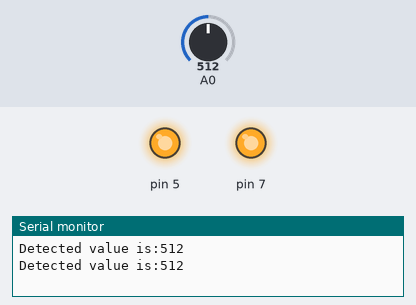
This sketch was run on a simulated Arduino Uno, built with avr-gcc and run on an emulated ATmega328P. Parts: output pins drawn as LEDs (lit = HIGH), the last lines printed to the serial monitor. Inputs (shaded band) come from the test bench; at power-on: A0 = 512.

Above: at 1.8 s.
1.9 s: A0 set to 468
3.4 s: A0 set to 435
At 4.5 s:
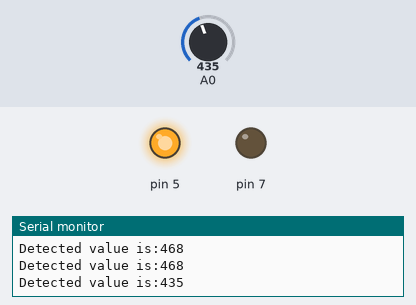
5.5 s: A0 set to 413
7.2 s: A0 set to 383
At 8.8 s:
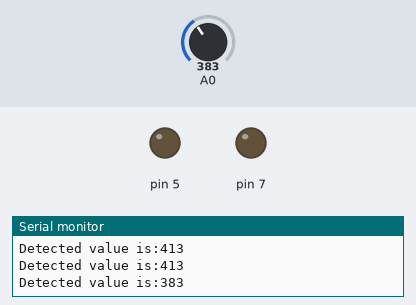
9.5 s: A0 set to 410
At 10.4 s:
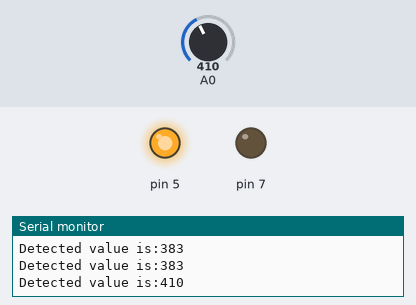
11.5 s: A0 set to 390
At 13.1 s:
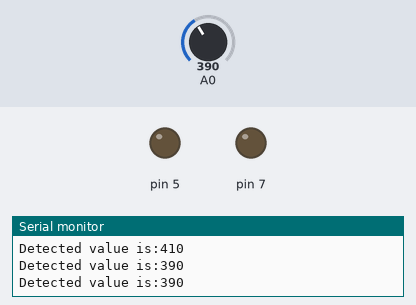
Timing chart, 0 to 14.5 s (numbered marks = the images above; inputs shaded):
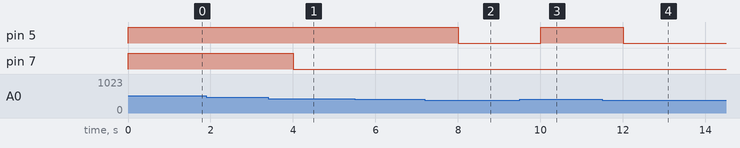

The sketch:

lab4.ino
```cpp
int sensor=0;
void setup()
{
  pinMode(A0, INPUT);
  Serial.begin(9600);
  pinMode(5, OUTPUT);
  pinMode(7, OUTPUT);
}

void loop()
{
  sensor = analogRead(A0);
  Serial.print("Detected value is:");
  Serial.println(sensor);
  if(sensor>400){
  digitalWrite(5, HIGH);
  }
  else{
    digitalWrite(5, LOW);
  }
  if(sensor>450){
  digitalWrite(7, HIGH);
  }
  else{
    digitalWrite(7, LOW);
  }
  delay(1000);
}
```

Measured:
- the behaviour switches between 451 and 450 on A0 (found by bisection; images 0 and 1)
- the behaviour switches between 401 and 400 on A0 (found by bisection; images 1 and 2)
- after the input at 3.4 s, pin 7: HIGH → LOW after 0.60 s
- after the input at 7.2 s, pin 5: HIGH → LOW after 0.80 s
- after the input at 9.5 s, pin 5: LOW → HIGH after 0.51 s
- after the input at 11.5 s, pin 5: HIGH → LOW after 0.51 s
